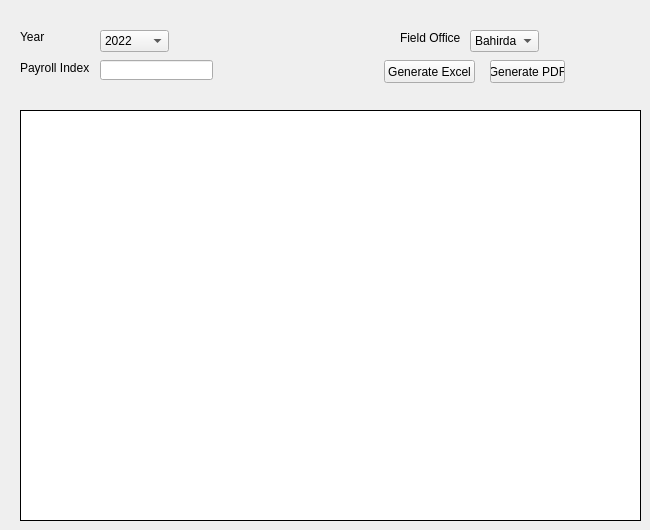
      <widget class="QWidget" name="tab_4">
       <attribute name="title">
        <string>Payroll Generation</string>
       </attribute>
       <widget class="QLabel" name="label_35">
        <property name="geometry">
         <rect>
          <x>20</x>
          <y>30</y>
          <width>47</width>
          <height>13</height>
         </rect>
        </property>
        <property name="text">
         <string>Year</string>
        </property>
       </widget>
       <widget class="QLabel" name="label_36">
        <property name="geometry">
         <rect>
          <x>20</x>
          <y>60</y>
          <width>71</width>
          <height>16</height>
         </rect>
        </property>
        <property name="text">
         <string>Payroll Index</string>
        </property>
       </widget>
       <widget class="QLabel" name="label_37">
        <property name="geometry">
         <rect>
          <x>400</x>
          <y>30</y>
          <width>61</width>
          <height>16</height>
         </rect>
        </property>
        <property name="text">
         <string>Field Office</string>
        </property>
       </widget>
       <widget class="QComboBox" name="comboBox_5">
        <property name="geometry">
         <rect>
          <x>100</x>
          <y>30</y>
          <width>69</width>
          <height>22</height>
         </rect>
        </property>
        <item>
         <property name="text">
          <string>2022</string>
         </property>
        </item>
       </widget>
       <widget class="QComboBox" name="comboBox_14">
        <property name="geometry">
         <rect>
          <x>470</x>
          <y>30</y>
          <width>69</width>
          <height>22</height>
         </rect>
        </property>
        <item>
         <property name="text">
          <string>Bahirdar</string>
         </property>
        </item>
       </widget>
       <widget class="QPushButton" name="pushButton_8">
        <property name="geometry">
         <rect>
          <x>384</x>
          <y>60</y>
          <width>91</width>
          <height>23</height>
         </rect>
        </property>
        <property name="text">
         <string>Generate Excel</string>
        </property>
       </widget>
       <widget class="QPushButton" name="pushButton_9">
        <property name="geometry">
         <rect>
          <x>490</x>
          <y>60</y>
          <width>75</width>
          <height>23</height>
         </rect>
        </property>
        <property name="text">
         <string>Generate PDF</string>
        </property>
       </widget>
       <widget class="QTableView" name="tableView">
        <property name="geometry">
         <rect>
          <x>20</x>
          <y>110</y>
          <width>621</width>
          <height>411</height>
         </rect>
        </property>
        <property name="frameShape">
         <enum>QFrame::Box</enum>
        </property>
        <property name="frameShadow">
         <enum>QFrame::Plain</enum>
        </property>
       </widget>
       <widget class="QLineEdit" name="lineEdit_7">
        <property name="geometry">
         <rect>
          <x>100</x>
          <y>60</y>
          <width>113</width>
          <height>20</height>
         </rect>
        </property>
       </widget>
      </widget>
